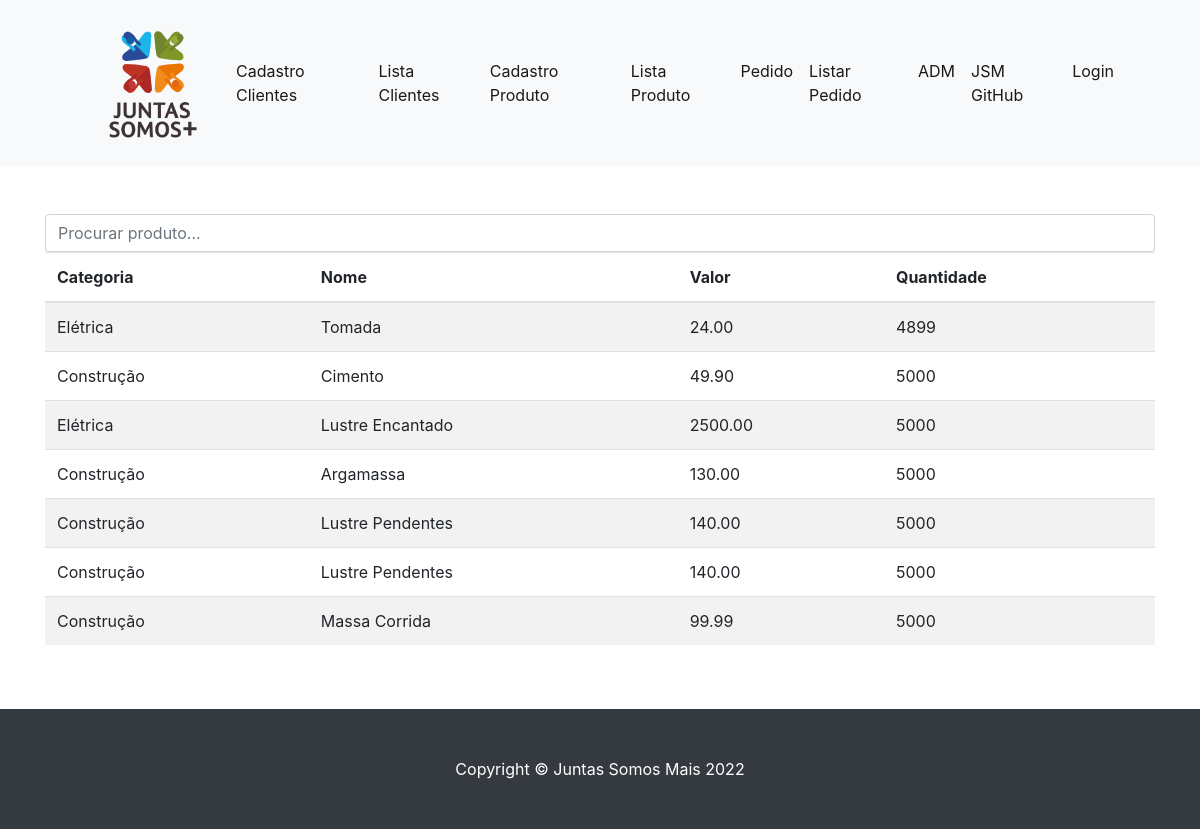
/visualizarproduto, run on the app's committed database.
### jsm_app/models.py (models this page shows, shortened)
class Produto(models.Model):
    categoria = models.ForeignKey(Categoria, on_delete=models.DO_NOTHING) #se deletar a  categoria vai ignorar e manter os produtos
    nome = models.CharField(max_length=100)
    valor = models.DecimalField(max_digits=7, decimal_places=2)
    quantidade = models.IntegerField()  # estoque
    destaque = models.BooleanField(
        null=False, default=0)  # produtos em promocao
    figura = models.ImageField(upload_to='images/')

class Categoria(models.Model):
    nome = models.CharField(max_length=100,  null=False)
    def __str__(self):
        return self.nome

### jsm_app/views.py (the view)
# urls.py: path('visualizarproduto', views.visualizarproduto, name='visualizarproduto'),
def visualizarproduto(request):
    produto = Produto.objects.all
    usuario = obter_usuario_da_sessao(request)
    context = {'produto': produto, 'usuario': usuario}
    response = render(request, 'visualizarproduto.html',
                      context)  # django.http.HttpResponse
    return render(request, 'visualizarproduto.html', context)

### jsm_app/views.py (called while the page is built)
def obter_usuario_da_sessao(request):
    usuario = {
        "id": request.session.get('usuario'),
        "nome": request.session.get('nome_usuario'),
        "email": request.session.get('email_usuario'),
        "logado": request.session.get('logado'),
    }
    return usuario

### jsm_app/templates/visualizarproduto.html (shortened to what this page needs)
{% extends 'base.html' %}
{% block 'conteudo' %}
<div class="container">
    <input class="form-control" id="myInput" type="text" placeholder="Procurar produto...">
    <table class="table table-striped">
        <thead>
        <tr>
            <th>Categoria</th>
            <th>Nome</th>
            <th>Valor</th>
            <th>Quantidade</th>
        </tr>
        </thead>
        <tbody id="myTable">
        {% if produto %}
            {% for produto in produto %}
                <tr>
                <td>{{ produto.categoria }}</td>
                <td>{{ produto.nome }}</td>
                <td>{{ produto.valor }}</td>
                <td>{{ produto.quantidade }}</td>
                </tr>
            {% endfor %}
        {% else %}
            <tr>NENHUM PRODUTO CADASTRADO</tr>
        {% endif %}
        </tbody>
    </table>
</div>
{% endblock %}

### data on the page
Produto: categoria "Elétrica", nome "Tomada", valor "24.00", quantidade "4899"
Produto: categoria "Construção", nome "Cimento", valor "49.90", quantidade "5000"
Produto: categoria "Elétrica", nome "Lustre Encantado", valor "2500.00", quantidade "5000"
Produto: categoria "Construção", nome "Argamassa", valor "130.00", quantidade "5000"
Produto: categoria "Construção", nome "Lustre Pendentes", valor "140.00", quantidade "5000"
Produto: categoria "Construção", nome "Lustre Pendentes", valor "140.00", quantidade "5000"
Produto: categoria "Construção", nome "Massa Corrida", valor "99.99", quantidade "5000"
